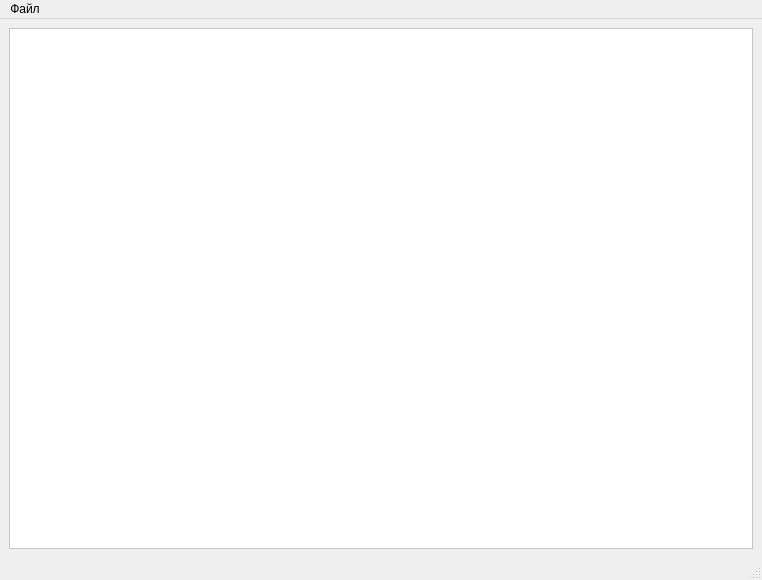
<?xml version="1.0" encoding="UTF-8"?>
<ui version="4.0">
 <class>MainWindow</class>
 <widget class="QMainWindow" name="MainWindow">
  <property name="geometry">
   <rect>
    <x>0</x>
    <y>0</y>
    <width>762</width>
    <height>580</height>
   </rect>
  </property>
  <property name="windowTitle">
   <string>Matewriter</string>
  </property>
  <property name="styleSheet">
   <string notr="true"/>
  </property>
  <widget class="QWidget" name="centralwidget">
   <layout class="QGridLayout" name="gridLayout">
    <item row="1" column="0">
     <widget class="QTextEdit" name="textEdit">
      <property name="toolTip">
       <string>&lt;html&gt;&lt;head/&gt;&lt;body&gt;&lt;p&gt;&lt;br/&gt;&lt;/p&gt;&lt;/body&gt;&lt;/html&gt;</string>
      </property>
      <property name="styleSheet">
       <string notr="true">alternate-background-color: rgb(85, 0, 255);
background-color: rgb(255, 255, 255);</string>
      </property>
     </widget>
    </item>
   </layout>
  </widget>
  <widget class="QMenuBar" name="menubar">
   <property name="geometry">
    <rect>
     <x>0</x>
     <y>0</y>
     <width>762</width>
     <height>22</height>
    </rect>
   </property>
   <widget class="QMenu" name="menu">
    <property name="title">
     <string>Файл</string>
    </property>
    <addaction name="open_action"/>
    <addaction name="newfile_action"/>
    <addaction name="save_action"/>
    <addaction name="saveas_action"/>
    <addaction name="separator"/>
    <addaction name="exit_action"/>
   </widget>
   <addaction name="menu"/>
  </widget>
  <widget class="QStatusBar" name="statusbar"/>
  <action name="open_action">
   <property name="text">
    <string>Открыть</string>
   </property>
  </action>
  <action name="newfile_action">
   <property name="text">
    <string>Новый</string>
   </property>
  </action>
  <action name="save_action">
   <property name="text">
    <string>Сохранить</string>
   </property>
  </action>
  <action name="saveas_action">
   <property name="text">
    <string>Сохранить как...</string>
   </property>
  </action>
  <action name="exit_action">
   <property name="text">
    <string>Выход</string>
   </property>
  </action>
 </widget>
 <resources/>
 <connections/>
</ui>
